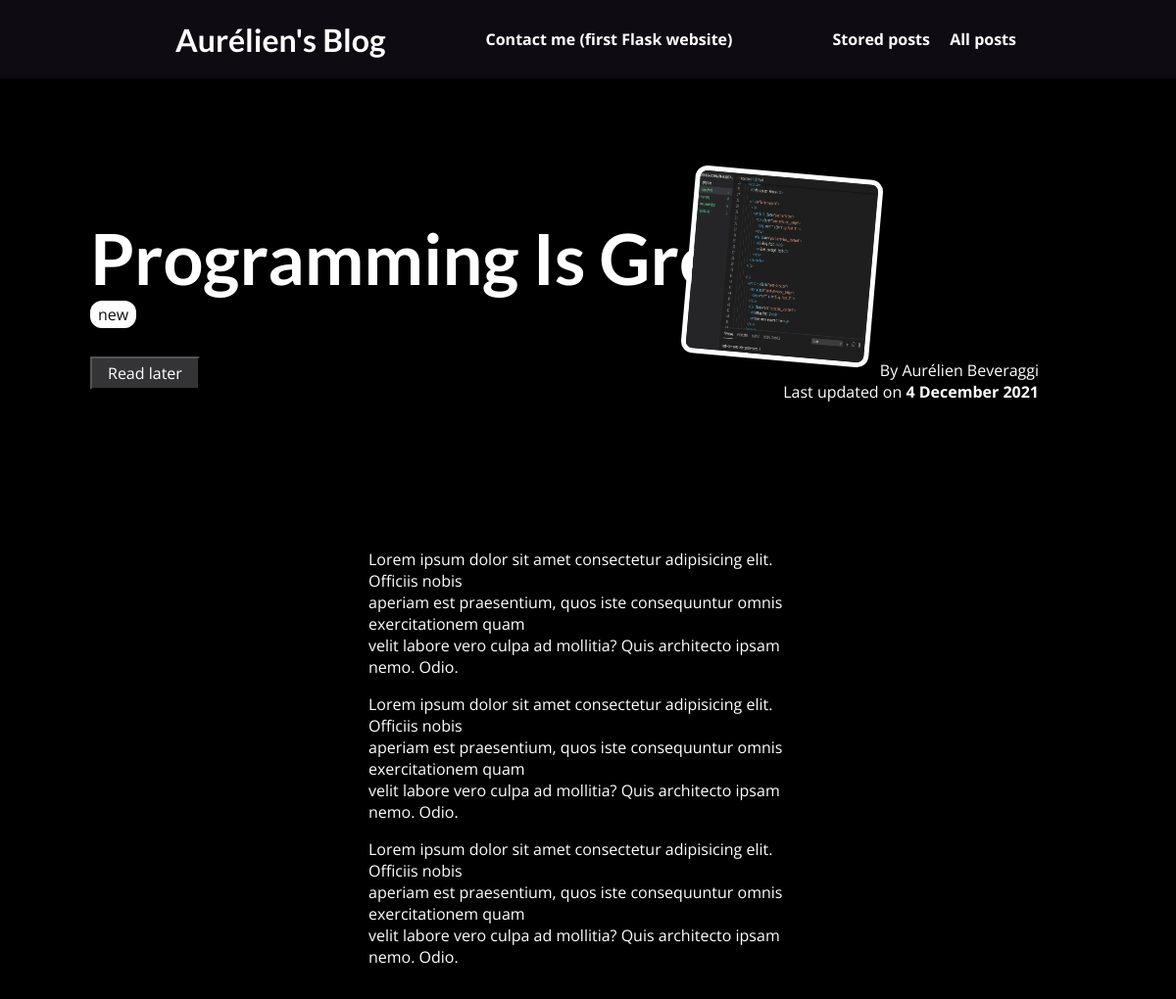
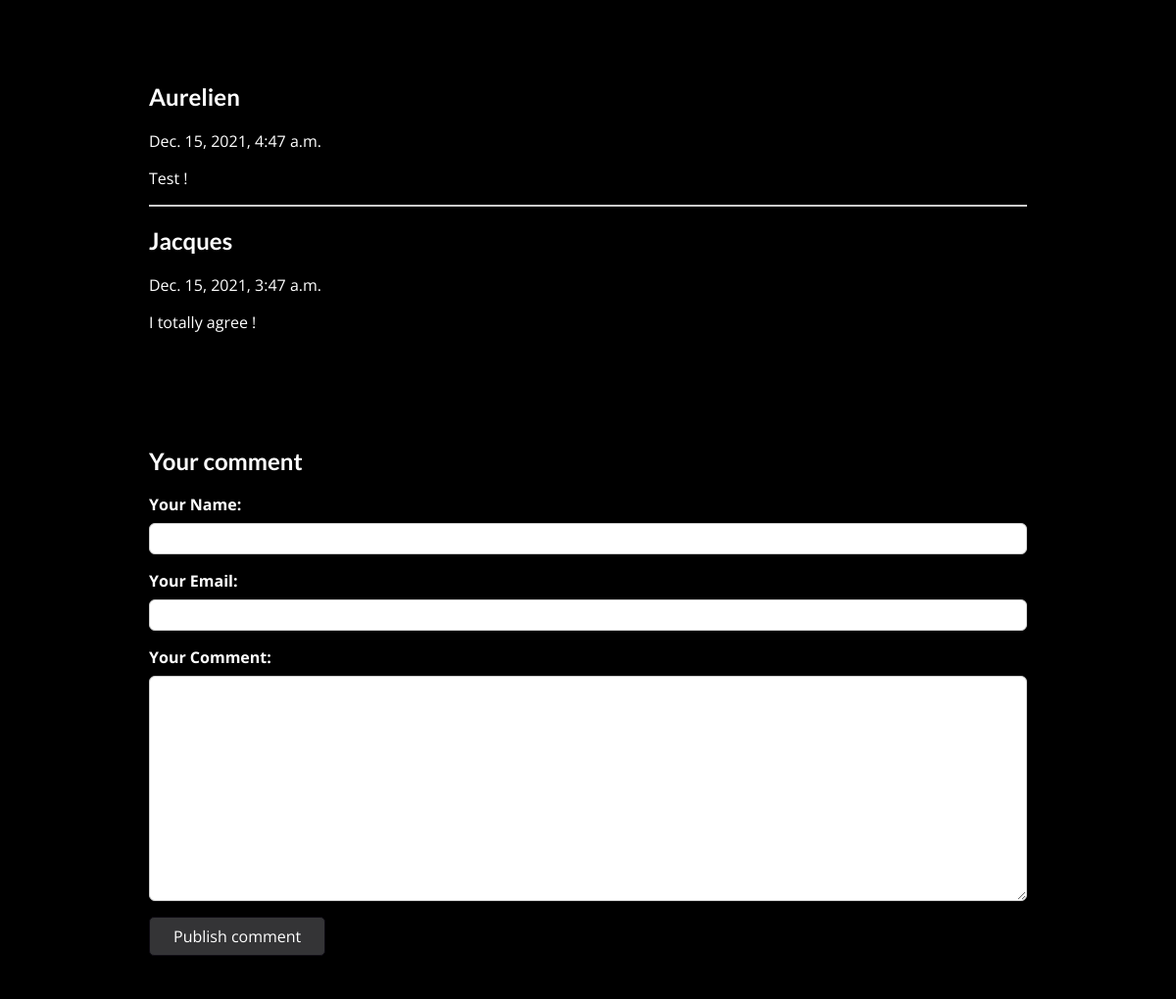
The page /posts/programming-is-great on the database its author committed (2 pictures, top to bottom).
### blog/models.py (models this page shows, shortened)
class Post(models.Model):
    title = models.CharField(max_length=50)
    excerpt = models.CharField(max_length=250)
    image = models.ImageField(upload_to="posts", null=True)
    date = models.DateField(auto_now=True)
    slug = models.SlugField(unique=True, db_index=True)
    content = models.TextField(validators=[MinLengthValidator(10)])
    author = models.ForeignKey(Author, on_delete=models.SET_NULL, related_name="posts", null=True)
    tags = models.ManyToManyField(Tag)

class Tag(models.Model):
    caption = models.CharField(max_length=20)

class Author(models.Model):
    first_name = models.CharField(max_length=15)
    name = models.CharField(max_length=30)
    emailadress = models.EmailField()
    def full_name(self):
        return f"{self.first_name} {self.name}"
    def __str__(self):
        return self.full_name()

class Comments(models.Model):
    post = models.ForeignKey(Post, on_delete=models.CASCADE, related_name="comments")
    user_name = models.CharField(max_length=80)
    email = models.EmailField()
    body = models.TextField(max_length=300)
    created = models.DateTimeField(auto_now_add=True)
    updated = models.DateTimeField(auto_now=True)

### blog/views.py (the view, shortened to what this page needs)
# urls.py: path('posts/<slug:slug>', views.PostDetailView.as_view(), name='post-detail-page'), #/posts/my-first-post
class PostDetailView(View): #render a single article
    def is_stored_post(self, request, post_id):
        stored_posts = request.session.get("stored_posts")
        if stored_posts is not None:
            is_save_for_later = post_id in stored_posts
        else:
            is_save_for_later = False
        return is_save_for_later
    def get(self, request, slug):
        post = Post.objects.get(slug=slug)
        context = {
            "post":post,
            "post_tags": post.tags.all(),
            "comment_form": CommentForm(),
            "comments": post.comments.all().order_by('-created'), #fetch the comments, in order to show them
            "saved_for_later": self.is_stored_post(request, post.id)
        }
        return render(request, "blog/post-detail.html", context )

### blog/forms.py
class CommentForm(forms.ModelForm):
    class Meta: #meta class to configure it
        model = Comments
        exclude = ['post']
        labels = {
        "user_name" : "Your Name",
        "email" : "Your Email",
        "body": "Your Comment"
        }

### blog/templates/blog/post-detail.html (shortened to what this page needs)
{% extends "base.html" %}
{% load static %}
{% load social_share %}
{% block css_files%}
   <link rel="stylesheet" href="{% static "blog/post-detail.css" %}" />
{% endblock%}
{% block content%}
  <section id="summary">
  <h2>{{post.title}}</h2>
  <div>
  {% for tag in post_tags%}
    <span class="tag">{{tag.caption}}</span>
  {% endfor %}
  </div>
  <div id="read-later">
    <form action="{% url "read-later" %}" method="POST">
      <button>
        {%if saved_for_later %}
          Remove from "Read Later" List
        {%else%}
          Read later
        {%endif%}
      </button>
    </form>
  <div>
  <article>
     <img src="{{post.image.url}}" alt={{post.title}} />
     <adress>By <a href="mailto:{{post.author.emailadress}}">{{post.author}}</a></adress>
     <div>
       Last updated on <time>{{post.date|date:"j F Y"}}</time>
    </div>
  </article>
  </section>
  <main>
  {{post.content|linebreaks}}
  </main>
    <section id="comments">
    <ul>
      {%for comments in comments %}
      <li>
        <h2>{{comments.user_name}}</h2>
        <p>{{comments.created}}</p>
        <p>{{comments.body|linebreaks}}</p>
      </li>
      {%endfor%}
    </ul>
  </section>
  <section id="comment-form">
    <h2>Your comment</h2>
    <form action="{% url "post-detail-page" post.slug%}" method="POST">
      {%for form_field in comment_form%}
      <div class="form-control {%if form_field.errors%} invalid{%endif%}">
        {{ form_field.label_tag }}
        {{ form_field}}
      </div>
      {%endfor%}
      <button>Publish comment</button>
    </form>
  </section>
{% endblock %}

### static/app.css (style rules this page uses)
* { box-sizing: border-box; }
html { font-family: 'Open Sans', 'Lato', sans-serif; }
body { margin: 0; }
h1, h2, h3 { font-family: 'Lato', sans-serif; font-weight: bold; }

### blog/static/blog/post-detail.css (style rules this page uses)
body { background-color: black; }
#summary { margin: 8rem auto 3rem auto; padding: 2rem; width: 90%; max-width: 90rem; border-radius: 16px; background-color: black; position: relative; box-shadow: 0 2px 8px rgba(0, 0, 0, 0.25); height: 22rem; }
#summary h2 { color: white; font-size: 4.5rem; margin-bottom:0.25rem ; }
#summary article { position: absolute; top: 2rem; right: 3rem; padding: 1rem 2rem; border-radius: 12px; text-align: right; color: white; }
#summary article img { width: 12rem; height: 12rem; border-radius: 12px; transform: rotateZ(5deg); border: 5px solid white; margin-bottom: 1rem; }
#summary a { color:white; text-decoration: none; }
#summary time { font-weight: bold; }
#read-later { margin: 2rem 0 }
#read-later button { background-color: #343436; padding: 0.25rem 1rem; font : inherit; color:white; cursor: pointer }
main { width: 40%; max-width: 300rem; margin: 3rem auto; background-color: black; color: white; padding: 1rem; }
.tag { background-color: white; color:#0e0b13; padding: 0.2rem 0.5rem; border-radius: 12px; }
#comments ul li { color:white }
#comment-form { margin: 3rem auto; width: 90%; max-width: 40rem; border-radius: 12px; background-color: #0e0b13; box-shadow: 0 2px 8px rgba(0, 0, 0, 0.25); padding: 1rem; }
#comment-form button { font: inherit; background-color: #343436; color: white; border: 1px solid #0e0b13; padding: 0.5rem 1.5rem; border-radius: 5px; cursor: pointer; }
.form-control { margin-bottom: 1rem; }
.form-control label { font-weight: bold; margin-bottom: 0.5rem; display: block; }
.form-control input, .form-control textarea { display: block; width: 100%; font: inherit; padding: 0.25rem; border-radius: 6px; border: 1px solid #ccc; }
#comment-form { margin: 3rem auto; width: 90%; max-width: 60rem; border-radius: 12px; background-color: black; color:white; box-shadow: 0 2px 8px rgba(0, 0, 0, 0.25); padding: 1rem 2rem; }
#comment-form h2 { color: white; }
#comments { margin: 3rem auto; width: 90%; max-width: 60rem; border-radius: 12px; background-color:black; color: white; box-shadow: 0 2px 8px rgba(0, 0, 0, 0.25); padding: 1rem 2rem; }
#comments ul { list-style: none; margin: 0; padding: 0; color:black }
#comments li { margin-bottom: 1rem; border-bottom: 2px solid #ccc; }
#comments li:last-of-type { border-bottom: none; }
#comments h2 { color: white; }

### rows shown on the page
Post: title "Programming Is Great!", image (picture), author "Aurélien Beveraggi", date "4 December 2021", content "Lorem ipsum dolor sit amet consectetur adipisicing elit. Officiis nobis aperiam est praesentium, quos iste consequuntur omnis exercitationem quam velit labore vero culpa ad mollitia? Quis architecto ipsam nemo. Odio. Lorem ipsum dolor sit amet consectetur adipisicing elit. Officiis nobis aperiam est praesentium, quos iste consequuntur omnis exercitationem quam velit labore vero culpa ad mollitia? Quis architecto ipsam nemo. Odio. Lorem ipsum dolor sit amet consectetur adipisicing elit. Officiis nobis aperiam est praesentium, quos iste consequuntur omnis exercitationem quam velit labore vero culpa ad mollitia? Quis architecto ipsam nemo. Odio."
Tag: caption "new"
Comments: user_name "Aurelien", created "Dec. 15, 2021, 4:47 a.m.", body "Test !"
Comments: user_name "Jacques", created "Dec. 15, 2021, 3:47 a.m.", body "I totally agree !"
